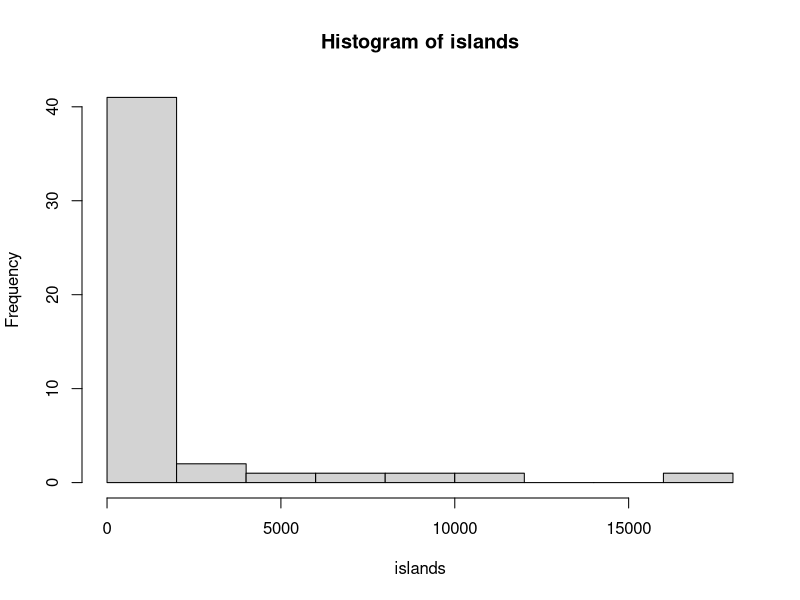
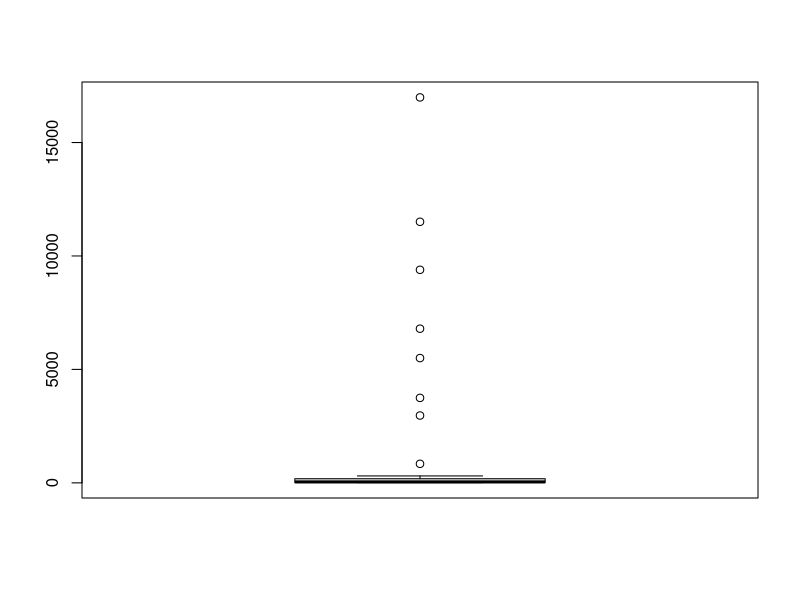
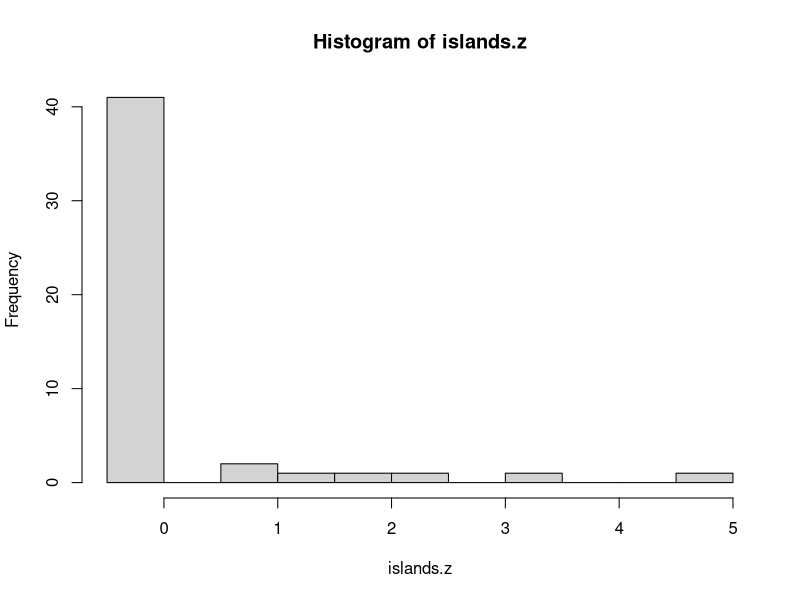
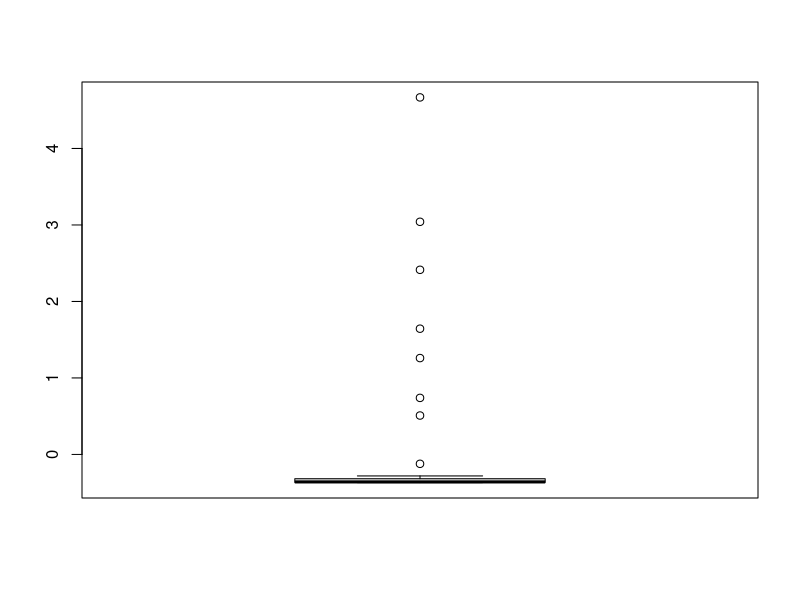
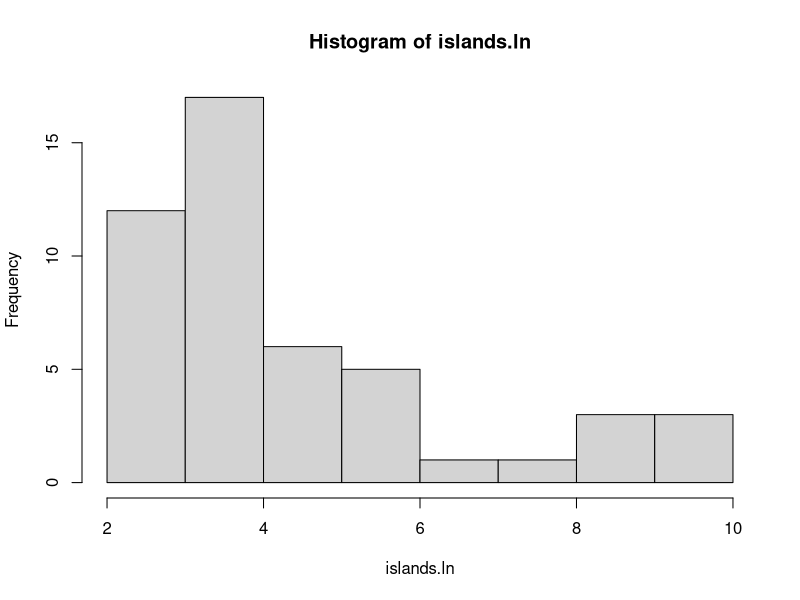
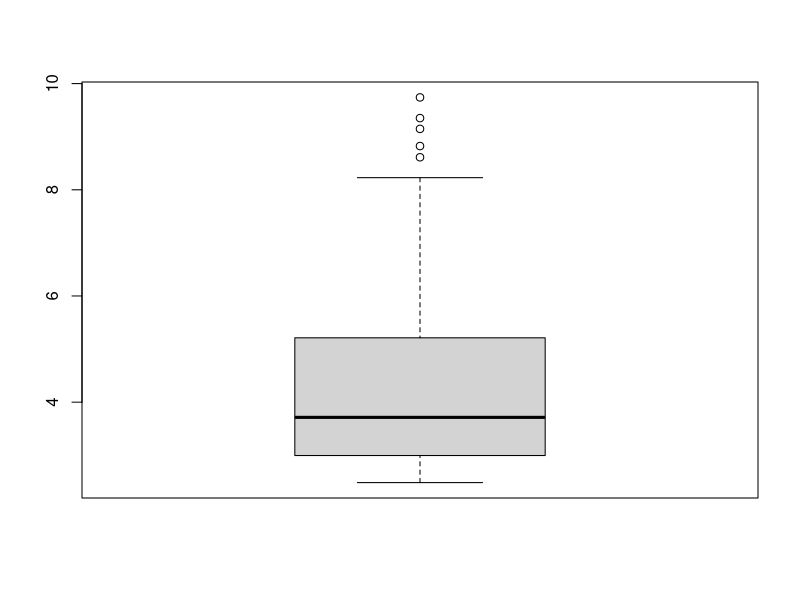
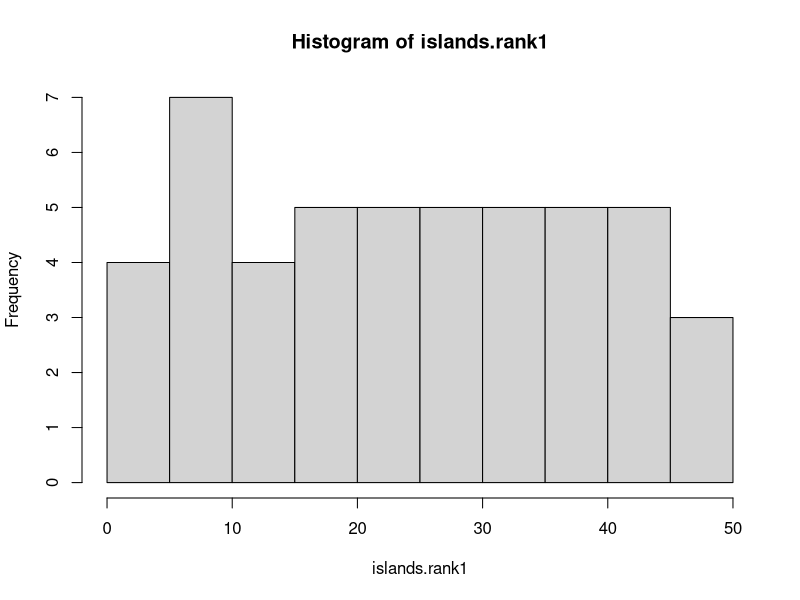
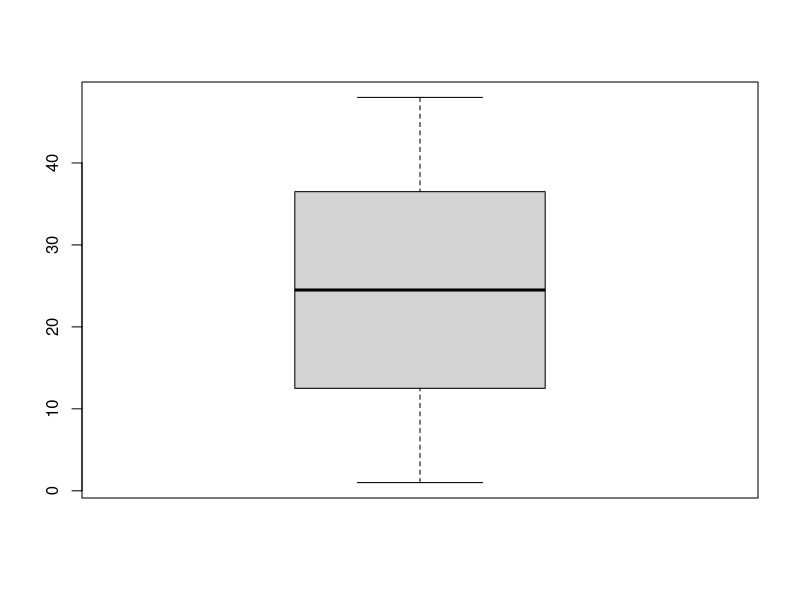

R code for these plots, in order:
# R Statistics Essential Training
# Ex04_02
# Transforming variables

require(datasets)
?islands
islands
hist(islands)
boxplot(islands)

# z-scores
islands.z <- scale(islands)  #M=0, SD=1
islands.z
hist(islands.z, breaks=16)
boxplot(islands.z)
mean(islands.z)
sd(islands.z)
attr(islands.z, "scaled:center") #shows the original mean
attr(islands.z, "scaled:scale") #shows the original SD

islands.z <- as.numeric(islands.z) #converts the matrix back to numeric
islands.z  #identifiers have been lost

#Logarithmic transformration
islands.ln <- log(islands)
islands.log10 <- log10(islands)
hist(islands.ln)
boxplot(islands.ln)
#if you have 0 in your dataset, add one first and then evaluate the ln
#if you have negative values, you may square, but recenter.

#ranking
# transofrmation that maintains the order
islands.rank1 <- rank(islands)
hist(islands.rank1)
boxplot(islands.rank1)

islands.rank2 <- rank(islands, ties.method="random")
hist(islands.rank2)
boxplot(islands.rank2)

#Dichotomizing
#splitting the data in high and lowdata. has to be used wisely and purposefully
#We willsplit at 1000
continent <- ifelse(islands>1000,1,0)
continent

rm(list=ls()) #Clean up
